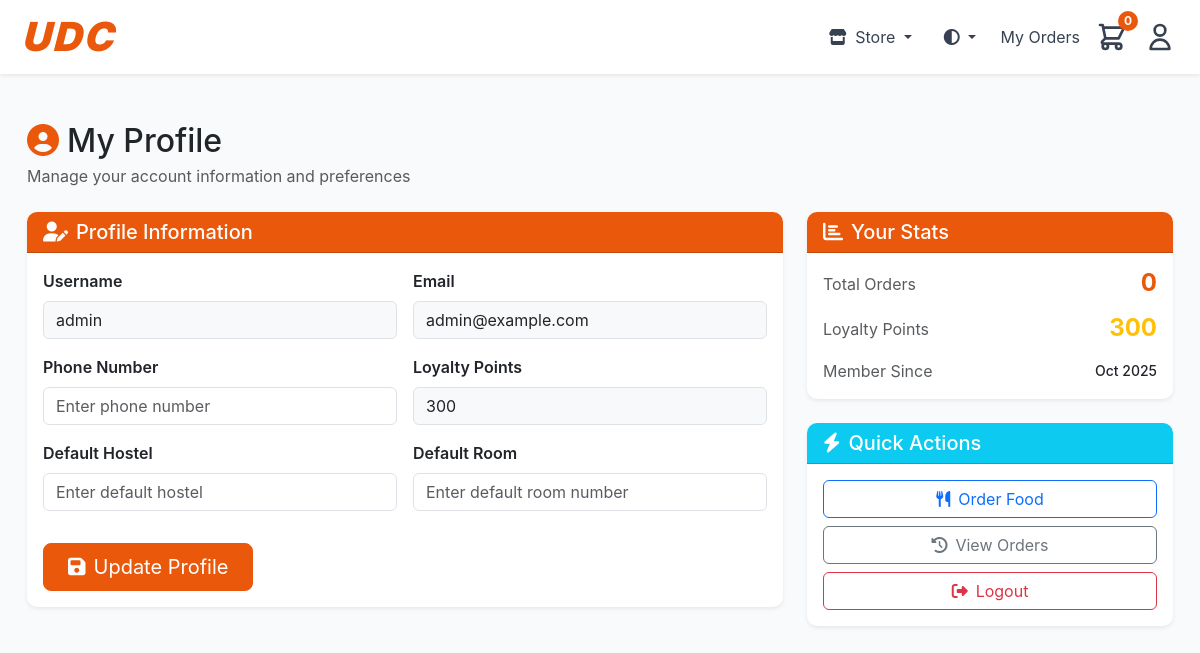
Before: /profile/ (signed in) with the older database file.
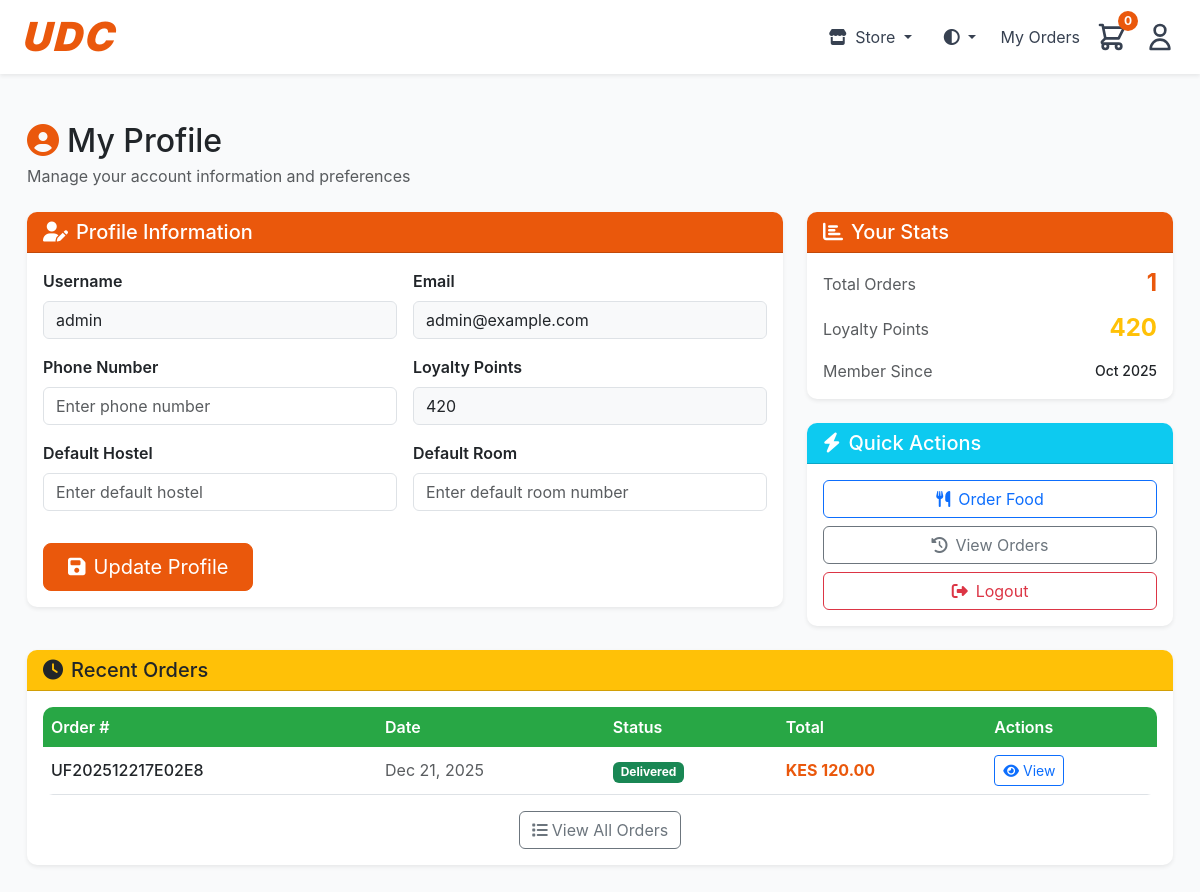
After: the same page with the newer database file.
### urbanfoods/models.py (models this page shows, shortened)
class User(AbstractUser):
    phone_number = models.CharField(max_length=15, blank=True)
    default_hostel = models.CharField(max_length=100, blank=True)
    default_room = models.CharField(max_length=50, blank=True)
    student_email = models.EmailField(unique=True, null=True, blank=True)
    loyalty_points = models.IntegerField(default=0)
    is_verified = models.BooleanField(default=False)

class Order(models.Model):
    STATUS_CHOICES = [
        ('pending', ' Pending'),
        ('preparing', ' Preparing'),
        ('out_for_delivery', ' Out for Delivery'),
        ('delivered', ' Delivered'),
        ('cancelled', ' Cancelled'),
    ]
    order_number = models.CharField(max_length=20, unique=True, editable=False)
    user = models.ForeignKey(User, on_delete=models.CASCADE, related_name='orders')
    status = models.CharField(max_length=20, choices=STATUS_CHOICES, default='pending')
    hostel = models.CharField(max_length=100)
    room_number = models.CharField(max_length=50)
    phone_number = models.CharField(max_length=15)
    delivery_notes = models.TextField(blank=True)
    subtotal = models.DecimalField(max_digits=10, decimal_places=2)
    delivery_fee = models.DecimalField(max_digits=10, decimal_places=2, default=0)
    total = models.DecimalField(max_digits=10, decimal_places=2)
    created_at = models.DateTimeField(auto_now_add=True)
    updated_at = models.DateTimeField(auto_now=True)
    estimated_delivery = models.DateTimeField(null=True, blank=True)
    delivered_at = models.DateTimeField(null=True, blank=True)
    cancellation_reason = models.TextField(blank=True)
    rating = models.IntegerField(null=True, blank=True, validators=[MinValueValidator(1), MinValueValidator(5)])
    review = models.TextField(blank=True)
    class Meta:
        ordering = ['-created_at']

### urbanfoods/views.py (the view, shortened to what this page needs)
# urls.py: path('profile/', views.profile, name='profile'),
@login_required
def profile(request):
    recent_orders = Order.objects.filter(user=request.user)[:5]
    context = {
        'recent_orders': recent_orders,
    }
    return render(request, 'profile.html', context)

### urbanfoods/context_processors.py (called while the page is built)
def store_type(request):
    return {
        'store_type': request.session.get('store_type', 'food')
    }

### urbanfoods/templates/profile.html (shortened to what the changed rows need)
{% extends 'base.html' %}
{% load static %}
{% block content %}
<div class="container-fluid py-4">
    <div class="row mb-4">
        <div class="col-12">
            <h1 class="h2 mb-1 text-dark"><i class="fas fa-user-circle text-primary me-2"></i>My Profile</h1>
        </div>
    </div>
    <div class="row g-4">
        <div class="col-lg-8">
            <div class="card shadow-sm border-0">
                <div class="card-body">
                    <form method="post" class="row g-3">
                        <div class="col-md-6">
                            <label for="username" class="form-label fw-semibold">Username</label>
                            <input type="text" class="form-control bg-light" id="username" value="{{ user.username }}" readonly>
                        </div>
                        <div class="col-md-6">
                            <label for="email" class="form-label fw-semibold">Email</label>
                            <input type="email" class="form-control bg-light" id="email" value="{{ user.email }}" readonly>
                        </div>
                        <div class="col-md-6">
                            <label for="loyalty_points" class="form-label fw-semibold">Loyalty Points</label>
                            <input type="text" class="form-control bg-light" id="loyalty_points" value="{{ user.loyalty_points }}" readonly>
                        </div>
                    </form>
                </div>
            </div>
        </div>
        <div class="col-lg-4">
            <div class="card shadow-sm border-0 mb-4">
                <div class="card-body">
                        <div class="d-flex justify-content-between align-items-center mb-3">
                        <span class="text-muted">Total Orders</span>
                        <span class="h4 fw-bold mb-0" style="color: #ea580c;">{{ user.orders.count }}</span>
                    </div>
                    <div class="d-flex justify-content-between align-items-center mb-3">
                        <span class="text-muted">Loyalty Points</span>
                        <span class="h4 text-warning fw-bold mb-0">{{ user.loyalty_points }}</span>
                    </div>
                    <div class="d-flex justify-content-between align-items-center">
                        <span class="text-muted">Member Since</span>
                        <span class="small fw-medium">{{ user.date_joined|date:"M Y" }}</span>
                    </div>
                </div>
            </div>
        </div>
    </div>
    {% if recent_orders %}
    <div class="row mt-4">
        <div class="col-12">
            <div class="card shadow-sm border-0">
                <div class="card-header bg-warning text-dark">
                    <h5 class="mb-0"><i class="fas fa-clock me-2"></i>Recent Orders</h5>
                </div>
                <div class="card-body">
                    <div class="table-responsive">
                        <table class="table table-hover mb-0">
                            <thead class="table-light">
                                <tr>
                                    <th class="border-0 fw-semibold">Order #</th>
                                    <th class="border-0 fw-semibold">Date</th>
                                    <th class="border-0 fw-semibold">Status</th>
                                    <th class="border-0 fw-semibold">Total</th>
                                    <th class="border-0 fw-semibold">Actions</th>
                                </tr>
                            </thead>
                            <tbody>
                                {% for order in recent_orders %}
                                <tr class="align-middle">
                                    <td class="fw-medium">{{ order.order_number }}</td>
                                    <td class="text-muted">{{ order.created_at|date:"M d, Y" }}</td>
                                    <td>
                                        <span class="badge
                                            {% if order.status == 'delivered' %}bg-success
                                            {% elif order.status == 'cancelled' %}bg-danger
                                            {% else %}bg-secondary{% endif %}">
                                            {{ order.get_status_display }}
                                        </span>
                                    </td>
                                    <td class="fw-bold" style="color: #ea580c;">KES {{ order.total }}</td>
                                    <td>
                                        <a href="{% url 'order_detail' order.order_number %}" class="btn btn-outline-primary btn-sm">
                                            <i class="fas fa-eye me-1"></i>View
                                        </a>
                                    </td>
                                </tr>
                                {% endfor %}
                            </tbody>
                        </table>
                    </div>
                    <div class="text-center mt-3">
                        <a href="{% url 'my_orders' %}" class="btn btn-outline-secondary">
                            <i class="fas fa-list me-1"></i>View All Orders
                        </a>
                    </div>
                </div>
            </div>
        </div>
    </div>
    {% endif %}
</div>
{% endblock %}

Changed rows visible on the page:
changed User "admin": loyalty_points "300" → "420"; orders.count "0" → "1"
added Order: order_number "UF202512217E02E8", created_at "Dec 21, 2025", status "Delivered", total "120.00"
Other visible differences:
text now shown: "Recent Orders Order # Date Status Total Actions View All Orders"
